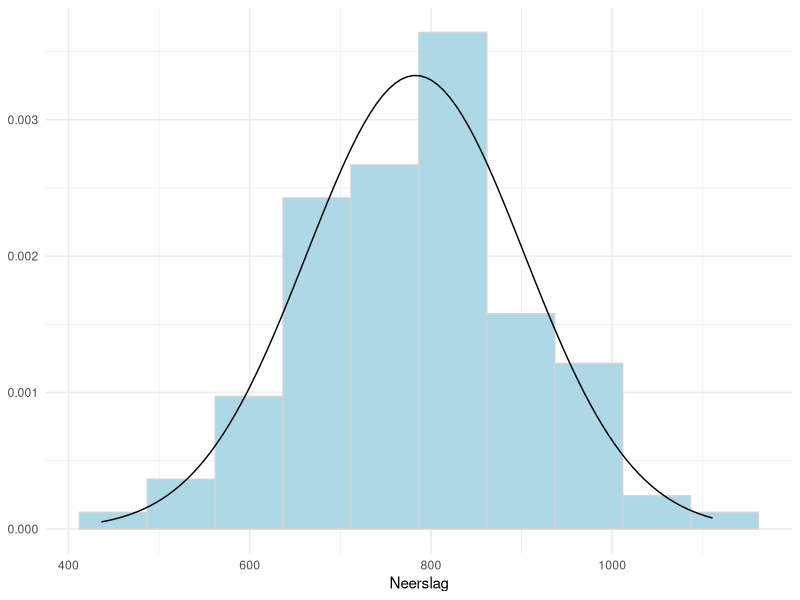
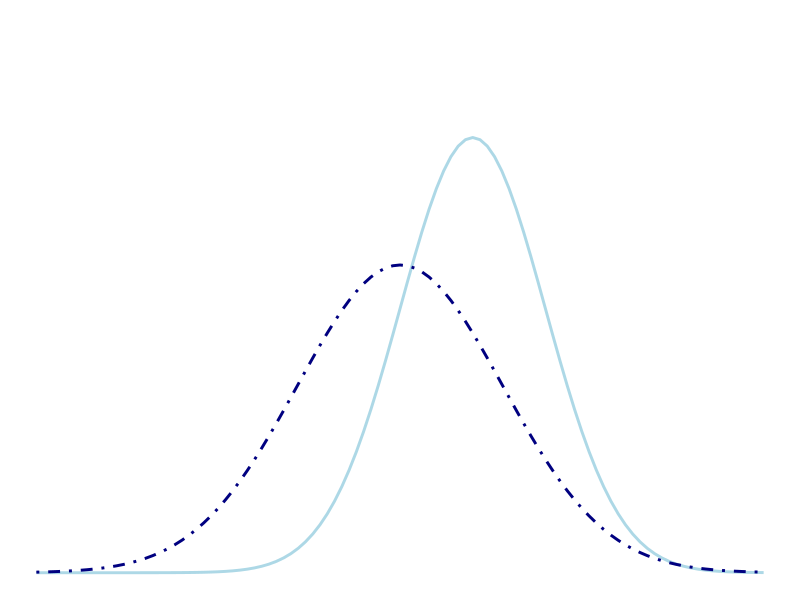
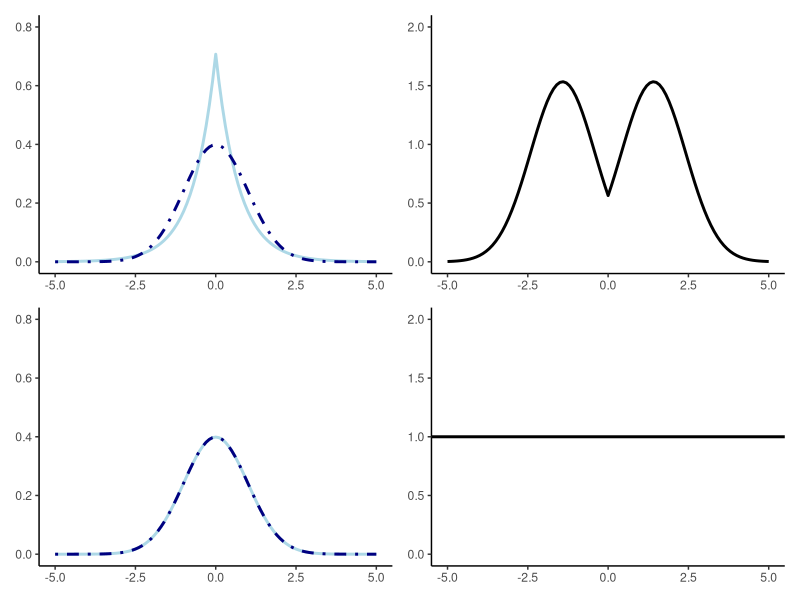

Reproduce these figures in R, in order.
## ---- chunk 1
library(ggplot2)
readxl::read_xlsx("files/neerslag_nederland.xlsx", 
                  range = "Hoeveelheid neerslag!A7:B116",
                  col_names = c("Jaar", "Neerslag")) |>
  ggplot(aes(x = Neerslag)) +
  #geom_density(aes(fill = "Neerslag"), alpha = 0.3) +
  geom_histogram(aes(y = ..density..), fill = "lightblue", col = "lightgrey", bins = 10) +
  stat_function(fun = dnorm, args = list(mean = 783, sd = 120)) +
  ylab(NULL) +
  theme_minimal() +
  scale_fill_brewer(palette = "Blues")
## ---- chunk 2
ggplot() +
  stat_function(fun = dnorm, args = list(mean = 1, sd = 1),
                col = "lightblue", linewidth = 1, linetype = 1) +
  stat_function(fun = dnorm, args = list(mean = 0, sd = sqrt(2)),
                col = "navy", linewidth = 1, linetype = 4) +
  theme_void() +
  xlim(-5, 5) +
  ylim(0, 0.5) +
  ylab(NULL)
## ---- chunk 3
library(patchwork)
dlaplace <- function(x, mu = 0, sd = 1) exp(-abs(x-mu)/(sd / sqrt(2))) / (2*(sd / sqrt(2)))
dratio_lap_norm <- function(x, mu = 0, sd = 1) {
  dnorm(x, mu, sd) / dlaplace(x, mu, sd)
}

ggplot() +
  stat_function(fun = dlaplace, args = list(mu = 0, sd = 1),
                col = "lightblue", linewidth = 1, linetype = 1) +
  stat_function(fun = dnorm, args = list(mean = 0, sd = 1),
                col = "navy", linewidth = 1, linetype = 4) +
  xlim(-5, 5) +
  ylim(0, 0.8) +
  theme_classic() +
  ylab(NULL) +
ggplot() +
  stat_function(fun = dratio_lap_norm, args = list(mu = 0, sd = 1),
                linewidth = 1, linetype = 1) +
  xlim(-5, 5) +
  ylim(0, 2) +
  theme_classic() +
  ylab(NULL) +
ggplot() +
  stat_function(fun = dnorm, args = list(mean = 0, sd = 1),
                col = "lightblue", linewidth = 1, linetype = 1) +
  stat_function(fun = dnorm, args = list(mean = 0, sd = 1),
                col = "navy", linewidth = 1, linetype = 4) +
  xlim(-5, 5) +
  ylim(0, 0.8) +
  theme_classic() +
  ylab(NULL) +
ggplot() +
  geom_abline(intercept = 1, slope = 0, linewidth = 1, linetype = 1) +
  theme_classic() +
  xlim(-5, 5) +
  ylim(0, 2) +
  ylab(NULL)
## ---- chunk 4
tibble::tibble(Data = c("Laplace", "Log-normal", "lst", "Normal"),
               `Density ratio` = c(0.620, 1.000, 0.495, 0.050),
               `Kolmogorov-Smirnov` = c(0.375, 1.000, 0.235, 0.045),
               `pMSE` = c(0.610, 1.000, 0.495, 0.040))
